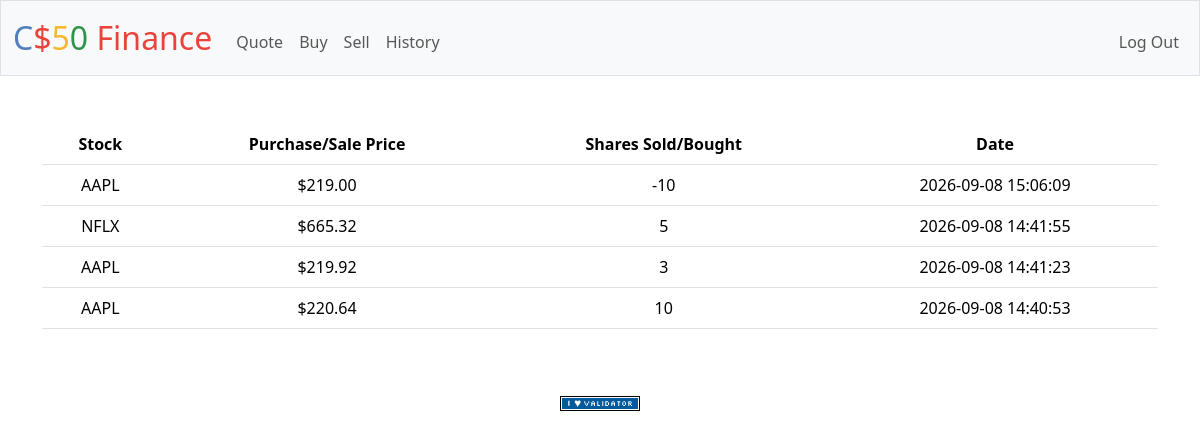
Screenshot of /history (signed in) with the database file from the repository.
### tables this page shows
CREATE TABLE transactions (id INTEGER PRIMARY KEY AUTOINCREMENT NOT NULL, user_id INTEGER NOT NULL, symbol TEXT NOT NULL, shares INTEGER NOT NULL, price INTEGER NOT NULL, time DATETIME, FOREIGN KEY (user_id) REFERENCES users(id));

### app.py (the view)
@app.route("/history")
@login_required
def history():
    transactions = db.execute("SELECT symbol, shares, price, time FROM transactions WHERE user_id = ? ORDER BY time DESC", session["user_id"])
    symbol = []
    shares = []
    price = []
    time = []
    for transaction in transactions:
        symbol.append(transaction["symbol"])
        shares.append(transaction["shares"])
        price.append(usd(transaction["price"]))
        time.append(transaction["time"])
    return render_template("history.html", symbol=symbol, shares=shares, price=price, time=time)

### app.py (called while the page is built)
@app.after_request
def after_request(response):
    response.headers["Cache-Control"] = "no-cache, no-store, must-revalidate"
    response.headers["Expires"] = 0
    response.headers["Pragma"] = "no-cache"
    return response

### helpers.py (called while the page is built)
def login_required(f):
    @wraps(f)
    def decorated_function(*args, **kwargs):
        if session.get("user_id") is None:
            return redirect("/login")
        return f(*args, **kwargs)
    return decorated_function

def usd(value):
    return f"${value:,.2f}"

### templates/history.html (shortened to what this page needs)
{% extends "layout.html" %}
{% block main %}
    <table class="table">
        <thead>
            <tr>
                <th>Stock</th>
                <th>Purchase/Sale Price</th>
                <th>Shares Sold/Bought</th>
                <th>Date</th>
            </tr>
        </thead>
        <tbody>
            {% for i in range(symbol|length) %}
                <tr>
                    <td>{{ symbol[i] }}</td>
                    <td>{{ price[i] }}</td>
                    <td>{{ shares[i] }}</td>
                    <td>{{ time[i] }}</td>
                </tr>
            {% endfor %}
        </tbody>
    </table>
{% endblock %}

### templates/layout.html (shortened to what this page needs)
<!DOCTYPE html>
<html lang="en">
    <head>
        <link href="https://cdn.jsdelivr.net/npm/bootstrap@5.3.8/dist/css/bootstrap.min.css" rel="stylesheet">
        <link href="/static/styles.css" rel="stylesheet">
    </head>
    <body>
        <nav class="bg-light border navbar navbar-expand-md navbar-light">
            <div class="container-fluid">
                <a class="navbar-brand" href="/"><span class="blue">C</span><span class="red">$</span><span class="yellow">5</span><span class="green">0</span> <span class="red">Finance</span></a>
                <div class="collapse navbar-collapse" id="navbar">
                    {% if session["user_id"] %}
                        <ul class="navbar-nav me-auto mt-2">
                            <li class="nav-item"><a class="nav-link" href="/quote">Quote</a></li>
                            <li class="nav-item"><a class="nav-link" href="/buy">Buy</a></li>
                            <li class="nav-item"><a class="nav-link" href="/sell">Sell</a></li>
                            <li class="nav-item"><a class="nav-link" href="/history">History</a></li>
                        </ul>
                        <ul class="navbar-nav ms-auto mt-2">
                            <li class="nav-item"><a class="nav-link" href="/logout">Log Out</a></li>
                        </ul>
                    {% else %}
                        <ul class="navbar-nav ms-auto mt-2">
                            <li class="nav-item"><a class="nav-link" href="/register">Register</a></li>
                            <li class="nav-item"><a class="nav-link" href="/login">Log In</a></li>
                        </ul>
                    {% endif %}
                </div>
            </div>
        </nav>
        <main class="container py-5 text-center">
            {% block main %}{% endblock %}
        </main>
        <footer class="mb-5">
            <form action="https://validator.w3.org/check" class="text-center" enctype="multipart/form-data" method="post" target="_blank">
                <input alt="Validate" src="/static/I_heart_validator.png" type="image">
            </form>
        </footer>
    </body>
</html>

### static/styles.css (style rules this page uses)
nav .navbar-brand { font-size: xx-large; }
nav .navbar-brand .blue { color: #537fbe; }
nav .navbar-brand .red { color: #ea433b; }
nav .navbar-brand .yellow { color: #f5b82e; }
nav .navbar-brand .green { color: #2e944b; }

### rows the page displays
transactions: symbol "AAPL", shares "-10", time "2026-09-08 15:06:09"
transactions: symbol "NFLX", time "2026-09-08 14:41:55"
transactions: symbol "AAPL", time "2026-09-08 14:41:23"
transactions: symbol "AAPL", time "2026-09-08 14:40:53"

### other values shown
{{ price[i] }} "$219.00" "$665.32" "$219.92" "$220.64"
{{ shares[i] }} "5" "3" "10"
